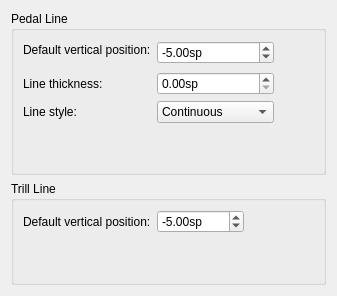
     <widget class="QWidget" name="Page14">
      <layout class="QVBoxLayout" name="verticalLayout_34">
       <item>
        <widget class="QGroupBox" name="groupBox_21">
         <property name="title">
          <string>Pedal Line</string>
         </property>
         <layout class="QGridLayout" name="gridLayout11">
          <item row="0" column="1" rowspan="2" colspan="2">
           <widget class="QDoubleSpinBox" name="pedalY">
            <property name="suffix">
             <string extracomment="spatium unit">sp</string>
            </property>
            <property name="minimum">
             <double>-1000.000000000000000</double>
            </property>
            <property name="maximum">
             <double>1000.000000000000000</double>
            </property>
            <property name="value">
             <double>-5.000000000000000</double>
            </property>
           </widget>
          </item>
          <item row="0" column="0">
           <widget class="QLabel" name="label_96">
            <property name="text">
             <string>Default vertical position:</string>
            </property>
            <property name="buddy">
             <cstring>pedalY</cstring>
            </property>
           </widget>
          </item>
          <item row="2" column="1" colspan="2">
           <widget class="QDoubleSpinBox" name="pedalLineWidth">
            <property name="suffix">
             <string>sp</string>
            </property>
           </widget>
          </item>
          <item row="3" column="1" colspan="2">
           <widget class="QComboBox" name="pedalLineStyle">
            <item>
             <property name="text">
              <string>Continuous</string>
             </property>
            </item>
            <item>
             <property name="text">
              <string>Dashed</string>
             </property>
            </item>
            <item>
             <property name="text">
              <string>Dotted</string>
             </property>
            </item>
            <item>
             <property name="text">
              <string>Dash-dotted</string>
             </property>
            </item>
            <item>
             <property name="text">
              <string>Dash-dot-dotted</string>
             </property>
            </item>
           </widget>
          </item>
          <item row="0" column="3">
           <spacer name="horizontalSpacer_8">
            <property name="orientation">
             <enum>Qt::Horizontal</enum>
            </property>
            <property name="sizeHint" stdset="0">
             <size>
              <width>40</width>
              <height>20</height>
             </size>
            </property>
           </spacer>
          </item>
          <item row="3" column="0">
           <widget class="QLabel" name="label_106">
            <property name="text">
             <string>Line style:</string>
            </property>
            <property name="buddy">
             <cstring>pedalLineStyle</cstring>
            </property>
           </widget>
          </item>
          <item row="2" column="0">
           <widget class="QLabel" name="label_107">
            <property name="text">
             <string>Line thickness:</string>
            </property>
            <property name="buddy">
             <cstring>pedalLineWidth</cstring>
            </property>
           </widget>
          </item>
          <item row="4" column="0">
           <spacer name="verticalSpacer_19">
            <property name="orientation">
             <enum>Qt::Vertical</enum>
            </property>
            <property name="sizeHint" stdset="0">
             <size>
              <width>20</width>
              <height>40</height>
             </size>
            </property>
           </spacer>
          </item>
         </layout>
        </widget>
       </item>
       <item>
        <widget class="QGroupBox" name="groupBox_22">
         <property name="title">
          <string>Trill Line</string>
         </property>
         <layout class="QGridLayout" name="gridLayout_14">
          <item row="1" column="0">
           <spacer name="verticalSpacer_18">
            <property name="orientation">
             <enum>Qt::Vertical</enum>
            </property>
            <property name="sizeHint" stdset="0">
             <size>
              <width>20</width>
              <height>40</height>
             </size>
            </property>
           </spacer>
          </item>
          <item row="0" column="0">
           <widget class="QLabel" name="label_97">
            <property name="text">
             <string>Default vertical position:</string>
            </property>
            <property name="buddy">
             <cstring>trillY</cstring>
            </property>
           </widget>
          </item>
          <item row="0" column="1">
           <widget class="QDoubleSpinBox" name="trillY">
            <property name="suffix">
             <string extracomment="spatium unit">sp</string>
            </property>
            <property name="minimum">
             <double>-1000.000000000000000</double>
            </property>
            <property name="maximum">
             <double>1000.000000000000000</double>
            </property>
            <property name="value">
             <double>-5.000000000000000</double>
            </property>
           </widget>
          </item>
          <item row="0" column="2">
           <spacer name="horizontalSpacer_10">
            <property name="orientation">
             <enum>Qt::Horizontal</enum>
            </property>
            <property name="sizeHint" stdset="0">
             <size>
              <width>40</width>
              <height>20</height>
             </size>
            </property>
           </spacer>
          </item>
         </layout>
        </widget>
       </item>
      </layout>
     </widget>
